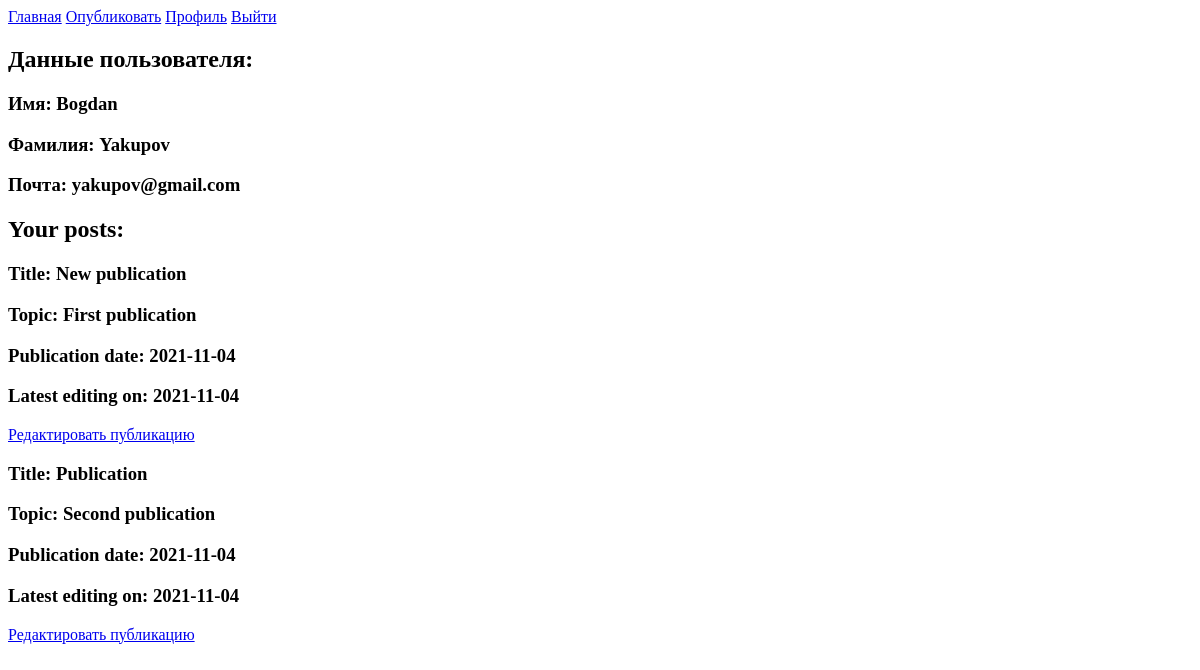
The page /profile (signed in) on the database as committed earlier.
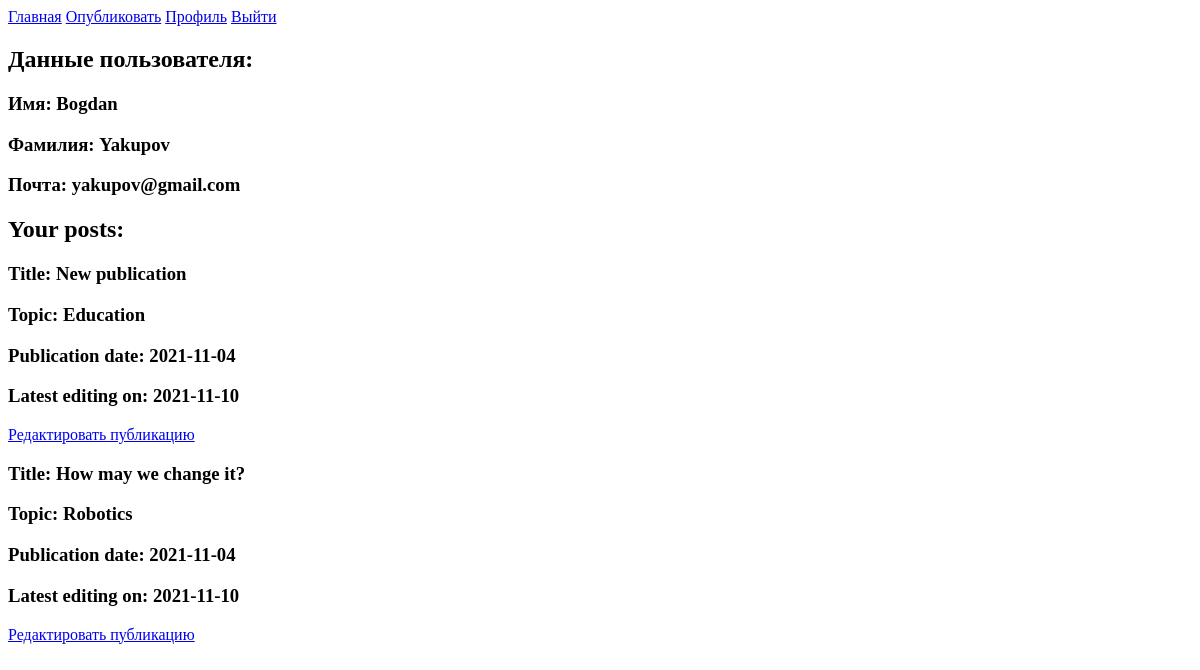
The same page on the database as committed later.
### application/user/models.py (models this page shows, shortened)
class User(db.Model, UserMixin):
	id = db.Column(db.Integer, primary_key=True)
	name = db.Column(db.String(20), nullable=False)
	surname = db.Column(db.String(20), nullable=False)
	email = db.Column(db.String(120), unique=True, nullable=False)
	password = db.Column(db.String(60), nullable=False)
	profile_picture = db.Column(db.String(130), nullable=False)
	permissions = db.Column(db.String(60), nullable=False)

class Post(db.Model):
	id = db.Column(db.Integer, primary_key=True)
	author_id = db.Column(db.Integer, nullable=False)
	author_name = db.Column(db.String(20), nullable=False)
	author_surname = db.Column(db.String(20), nullable=False)
	private = db.Column(db.Boolean, nullable=False)
	title = db.Column(db.String(120), unique=True, nullable=False)
	topic = db.Column(db.String(30), nullable=False)
	body = db.Column(db.Text, nullable=False)
	publication_date = db.Column(db.Date, nullable=False)
	latest_editing_date = db.Column(db.Date, nullable=False)

### application/user/profile.py (the view)
@profile.route("/profile")
@login_required
def profile_page():
	return render_template('profile.html', user=current_user, posts=Post.query.filter_by(author_id=current_user.id).order_by(asc(Post.publication_date)).all())

### application/user/models.py (called while the page is built)
@login_manager.user_loader
def load_user(user_id):
    return User.query.get(int(user_id))

### application/templates/profile.html (shortened to what this page needs)
<!DOCTYPE HTML>
<html lang="en">
<head>
</head>
<header>
	<a href="{{url_for('home.home_page')}}">Главная</a>
	{% if current_user.is_authenticated %}
		{% if 'write' in current_user.permissions.split('+') %}
			<a href="{{url_for('post.create_post_page')}}">Опубликовать</a>
		{% endif %}
		<a href="{{url_for('profile.profile_page')}}">Профиль</a>
		<a href="{{url_for('auth.logout_page')}}">Выйти</a>
	{% else %}
		<a href="{{url_for('auth.login_page')}}">Авторизация</a>
		<a href="{{url_for('auth.signup_page')}}">Регистрация</a>
	{% endif %}
</header>
<body>
	<h2> Данные пользователя: </h2>
	<h3> Имя: {{ user.name }} </h3>
	<h3> Фамилия: {{ user.surname }} </h3>
	<h3> Почта: {{ user.email }} </h3>
	<h2> Your posts: </h2>
	{% for post in posts %}
	<h3> Title: {{ post.title }} </h3>
	<h3> Topic: {{ post.topic }} </h3>
	<h3> Publication date: {{ post.publication_date }} </h3>
	<h3> Latest editing on: {{ post.latest_editing_date }} </h3>
			<a href="{{url_for('post.edit_post_page', id_=post.id)}}">Редактировать публикацию</a>
	<br>
	{% endfor %}
</body>
</html>

Rows that differ between the two databases and show on the page:
changed Post "New publication": topic "First publication" → "Education"; latest_editing_date "2021-11-04" → "2021-11-10"
changed Post: title "Publication" → "How may we change it?"; topic "Second publication" → "Robotics"; latest_editing_date "2021-11-04" → "2021-11-10"
